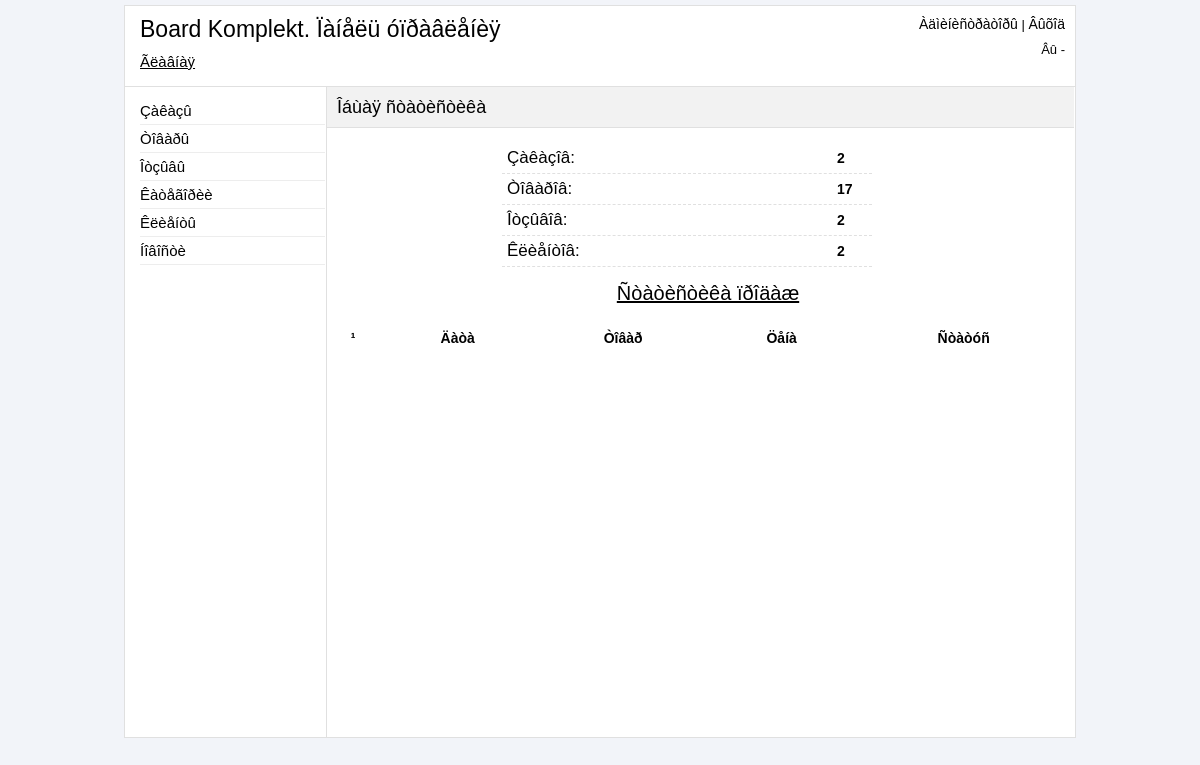
Page /admin/index.php (signed in) on the earlier database version.
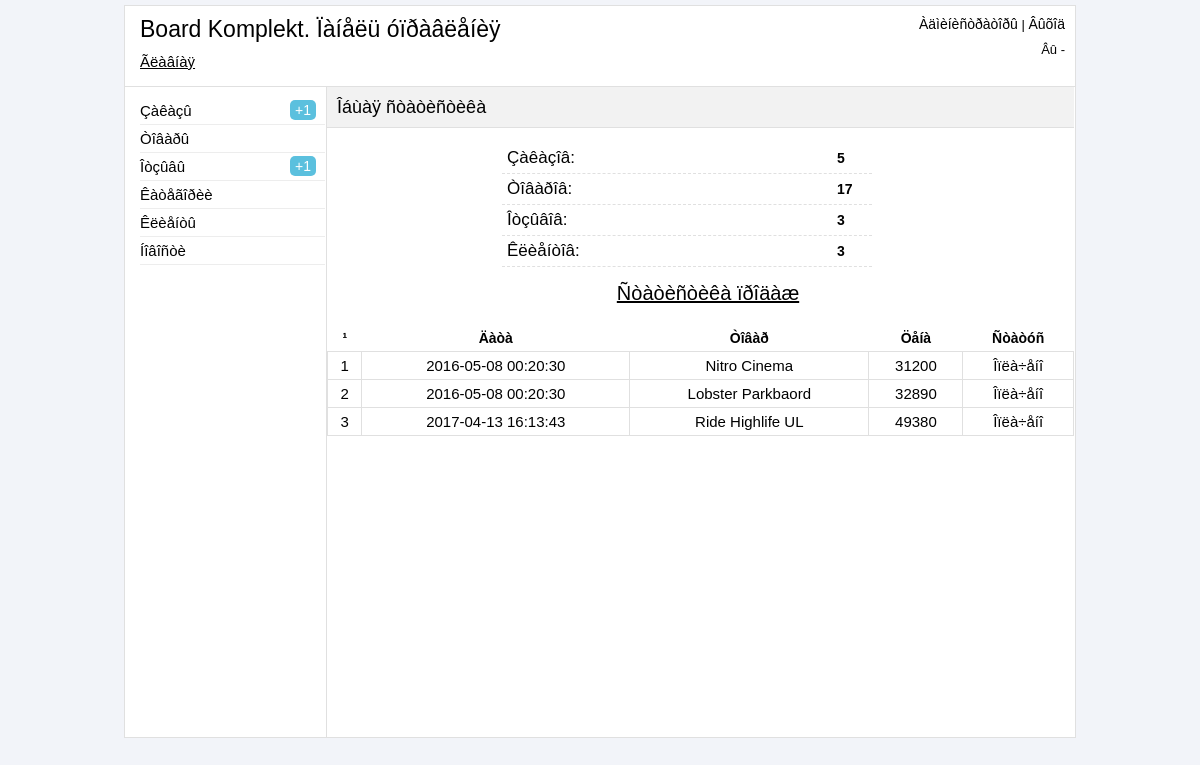
Same page on the later database version.
### tables this page shows
CREATE TABLE IF NOT EXISTS `table_products` (
  `products_id` int(11) NOT NULL AUTO_INCREMENT,
  `title` varchar(255) NOT NULL,
  `price` int(11) NOT NULL,
  `seo_words` text NOT NULL,
  `seo_description` text NOT NULL,
  `mini_description` varchar(280) NOT NULL,
  `image` varchar(255) NOT NULL,
  `description` text NOT NULL,
  `mini_features` varchar(280) NOT NULL,
  `features` text NOT NULL,
  `datetime` datetime NOT NULL,
  `new` tinyint(4) NOT NULL DEFAULT '0',
  `leader` tinyint(4) NOT NULL DEFAULT '0',
  `sale` tinyint(4) NOT NULL DEFAULT '0',
  `visible` tinyint(4) NOT NULL DEFAULT '0',
  `brand_id` int(11) NOT NULL,
  PRIMARY KEY (`products_id`),
  KEY `products_id` (`products_id`),
  KEY `products_id_2` (`products_id`),
  KEY `brand_id` (`brand_id`)
);

CREATE TABLE IF NOT EXISTS `orders` (
  `order_id` int(11) NOT NULL AUTO_INCREMENT,
  `id_buyer` int(11) NOT NULL,
  `order_datetime` datetime NOT NULL,
  `order_total_price` int(11) NOT NULL,
  `order_delivery` varchar(255) NOT NULL,
  `order_type_pay` varchar(100) NOT NULL,
  `order_note` text NOT NULL,
  `order_confirmed` varchar(50) NOT NULL DEFAULT 'no',
  `order_pay` varchar(40) NOT NULL,
  PRIMARY KEY (`order_id`),
  KEY `id_buyer` (`id_buyer`)
);

CREATE TABLE IF NOT EXISTS `buy_products` (
  `buy_id` int(11) NOT NULL AUTO_INCREMENT,
  `buy_id_order` int(11) NOT NULL,
  `buy_id_product` int(11) NOT NULL,
  `buy_count_product` int(11) NOT NULL,
  PRIMARY KEY (`buy_id`),
  KEY `buy_id` (`buy_id`),
  KEY `buy_id_order` (`buy_id_order`),
  KEY `buy_id_product` (`buy_id_product`)
);

### admin/index.php (the view, shortened to what this page needs)
<?php
	if ($_SESSION['auth_admin'] == "yes_auth")
	{
		include("include/db_connect.php");
?>
<!DOCTYPE HTML>
<html>
<head>
	<link href ="css/reset.css" rel="stylesheet" type="text/css" />
	<link href ="css/style.css" rel="stylesheet" type="text/css" />
</head>
<body>
<div class="block-body">
	<?php
		include("include/block-header.php");
        $countOrders = mysql_query("SELECT * FROM orders", $link);
        $resultCountOrders = mysql_num_rows($countOrders);
        $countProducts = mysql_query("SELECT * FROM table_products", $link);
        $resultCountProducts = mysql_num_rows($countProducts);
        $countReviews = mysql_query("SELECT * FROM table_reviews", $link);
        $resultCountReviews = mysql_num_rows($countReviews);
        $countClients = mysql_query("SELECT * FROM reg_user", $link);
        $resultCountClients = mysql_num_rows($countClients);
	?>
	<div class="block-content">
		<div class = "block-parameters">
			<p class="title-page">Îáùàÿ ñòàòèñòèêà</p>
		</div>
        <ul class="general-stat">
            <li><p>Çàêàçîâ: <b><?php echo $resultCountOrders?></b></p></li>
            <li><p>Òîâàðîâ: <b><?php echo $resultCountProducts?></b></p></li>
            <li><p>Îòçûâîâ: <b><?php echo $resultCountReviews?></b></p></li>
            <li><p>Êëèåíòîâ: <b><?php echo $resultCountClients?></b></p></li>
        </ul>
        <h3 class="title-stat">Ñòàòèñòèêà ïðîäàæ</h3>
        <table align="center" cellpadding="10" width="100%">
            <tr>
                <th>¹</th>
                <th>Äàòà</th>
                <th>Òîâàð</th>
                <th>Öåíà</th>
                <th>Ñòàòóñ</th>
            </tr>
            <?php
                $result = mysql_query("SELECT * FROM orders,buy_products WHERE orders.order_pay='accepted' AND orders.order_id=buy_products.buy_id_order", $link);
                if (mysql_num_rows($result) > 0) {
                    $row = mysql_fetch_array($result);
                do {
                    $index_count = $index_count + 1;
                      $resultInfoProduct = mysql_query("SELECT * FROM table_products WHERE products_id='{$row["buy_id_product"]}'", $link);
                      if (mysql_num_rows($resultInfoProduct)) {
                        $rowInfoProduct = mysql_fetch_array($resultInfoProduct);
                      }
                      $stat_pay = "Îïëà÷åíî";
                    echo '
                    <tr>
                        <td align="center">'.$index_count.'</td>
                        <td align="center">'.$row["order_datetime"].'</td>
                        <td align="center">'.$rowInfoProduct["title"].'</td>
                        <td align="center">'.$rowInfoProduct["price"].'</td>
                        <td align="center">'.$stat_pay.'</td>
                    </tr>
                    ';
                } while ($row = mysql_fetch_array($result));
                }
                ?>
        </table>
	</div>
</div>
</body>
</html>
<?php
	}
	else
	{
		header("Location: login.php");
	}
?>

### admin/include/block-header.php (shortened to what this page needs)
<?php
    $resultNoConfirmedOrders = mysql_query("SELECT * FROM orders WHERE order_confirmed='no'", $link);
    $countNoConfirmedOrders = mysql_num_rows($resultNoConfirmedOrders);
    if ($countNoConfirmedOrders > 0) {
        $count_str1 = '<p>+'.$countNoConfirmedOrders.'</p>';
    }
    else {
        $count_str1 = '';
    }
    $resultNoApprovedReviews = mysql_query("SELECT * FROM table_reviews WHERE approved='0'", $link);
    $countNoApprovedReviews = mysql_num_rows($resultNoApprovedReviews);
    if ($countNoApprovedReviews > 0) {
        $count_str2 = '<p>+'.$countNoApprovedReviews.'</p>';
    }
    else {
        $count_str2 = '';
    }
?>
<div class="block-header">
	<div class = "block-header-left">
		<h3>Board Komplekt. Ïàíåëü óïðàâëåíèÿ</h3>
		<p class="navigation"> <?php echo $_SESSION['urlpage'] ?></p>
	</div>
	<div class="block-header-right">
		<p align="right"><a href="administrators.php">Àäìèíèñòðàòîðû</a> | <a href="?logout">Âûõîä</a></p>
		<p align="right">Âû - <span><?php echo $_SESSION['admin_role']; ?></span></p>
	</div>
</div>
<div class="left-nav">
	<ul>
		<li><a href="orders.php">Çàêàçû</a><?php echo $count_str1; ?></li>
		<li><a href="products.php">Òîâàðû</a></li>
		<li><a href="reviews.php">Îòçûâû</a><?php echo $count_str2; ?></li>
		<li><a href="category.php">Êàòåãîðèè</a></li>
		<li><a href="clients.php">Êëèåíòû</a></li>
		<li><a href="news.php">Íîâîñòè</a></li>
	</ul>
</div>

Differences in the rows shown:
now on this page (row unchanged): table_products: title "Nitro Cinema", price "31200", stat_pay "Îïëà÷åíî"
now on this page (row edited): orders: order_datetime "2016-05-08 00:20:30"
now on this page (row unchanged): buy_products: buy_id_order.order_datetime "2016-05-08 00:20:30", buy_id_product.title "Lobster Parkbaord", buy_id_product.price "32890", stat_pay "Îïëà÷åíî"
added buy_products: buy_id_order.order_datetime "2017-04-13 16:13:43", buy_id_product.title "Ride Highlife UL", buy_id_product.price "49380", stat_pay "Îïëà÷åíî"
Other differences:
$countNoConfirmedOrders: (not shown) → "1"
$countNoApprovedReviews: (not shown) → "1"
$resultCountOrders: "2" → "5"
$resultCountReviews: "2" → "3"
$resultCountClients: "2" → "3"
